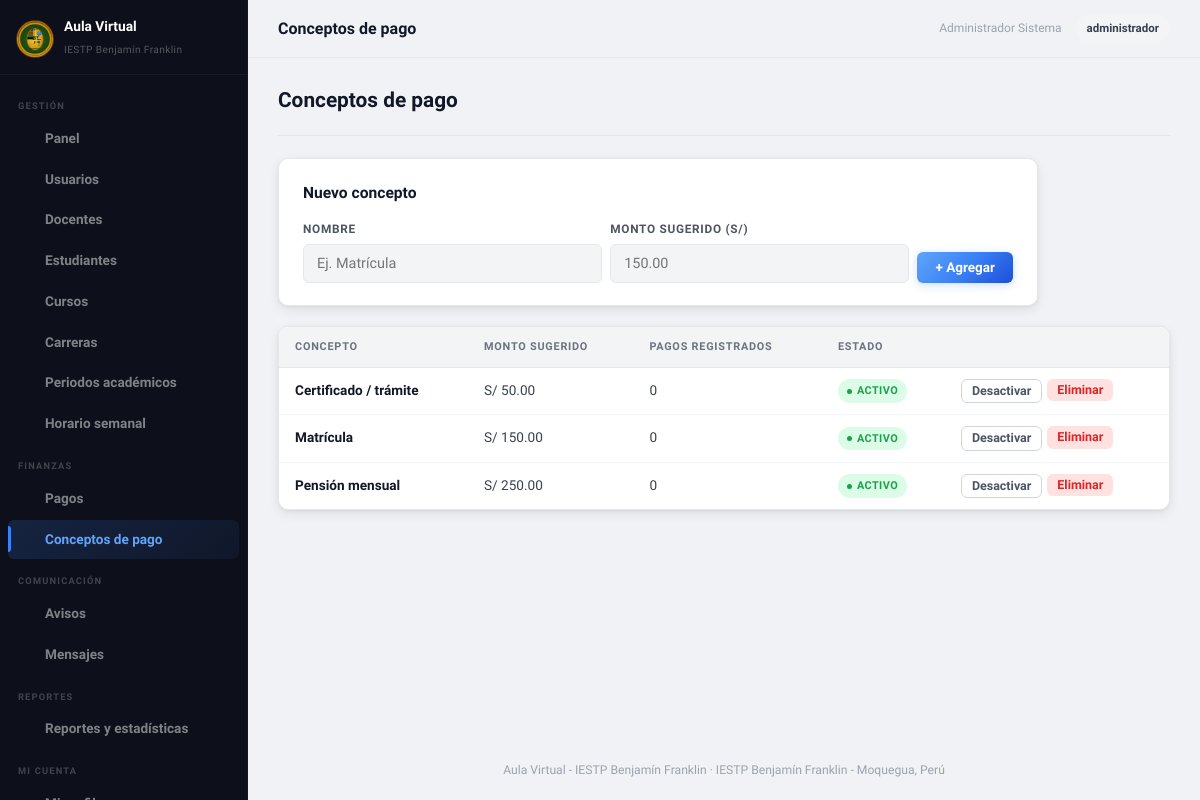
Screenshot of /admin/conceptos_pago.php (signed in) with the database file from the repository.
### tables this page shows
CREATE TABLE IF NOT EXISTS conceptos_pago (
    id INT UNSIGNED AUTO_INCREMENT PRIMARY KEY,
    nombre VARCHAR(150) NOT NULL,
    monto_sugerido DECIMAL(8,2) NULL,
    activo TINYINT(1) NOT NULL DEFAULT 1,
    created_at TIMESTAMP NOT NULL DEFAULT CURRENT_TIMESTAMP,
    UNIQUE KEY uk_concepto_nombre (nombre)
);

### public_html/admin/conceptos_pago.php (the view, shortened to what this page needs)
<?php
require_once __DIR__ . '/../includes/auth.php';
require_once __DIR__ . '/../includes/functions.php';
$conceptos = $pdo->query(
    "SELECT c.*, (SELECT COUNT(*) FROM pagos WHERE concepto_pago_id = c.id) AS total_pagos
     FROM conceptos_pago c ORDER BY c.nombre"
)->fetchAll();
require __DIR__ . '/../includes/header.php';
?>
<div class="av-page-header"><h2>Conceptos de pago</h2></div>
<div class="av-card" style="margin-bottom:20px;max-width:760px">
    <h3>Nuevo concepto</h3>
    <form method="post" class="av-inline-form">
        <div class="av-fg"><label>Nombre</label><input type="text" name="nombre" placeholder="Ej. Matrícula" required></div>
        <div class="av-fg"><label>Monto sugerido (S/)</label><input type="number" name="monto_sugerido" step="0.01" min="0" placeholder="150.00"></div>
        <button type="submit" class="av-btn av-btn--primary">+ Agregar</button>
    </form>
</div>
<div class="av-table-wrap">
    <table class="av-table">
        <thead><tr><th>Concepto</th><th>Monto sugerido</th><th>Pagos registrados</th><th>Estado</th><th></th></tr></thead>
        <tbody>
        <?php foreach ($conceptos as $c): ?>
            <tr>
                <td><strong><?= e($c['nombre']) ?></strong></td>
                <td><?= $c['monto_sugerido'] !== null ? formatSoles($c['monto_sugerido']) : '-' ?></td>
                <td><?= (int) $c['total_pagos'] ?></td>
                <td>
                    <?php if ($c['activo']): ?><span class="av-badge av-badge--green">Activo</span>
                    <?php else: ?><span class="av-badge av-badge--gray">Inactivo</span><?php endif; ?>
                </td>
                <td class="av-td-actions">
                    <form method="post" style="display:inline">
                        <button class="av-btn av-btn--outline av-btn--sm" type="submit"><?= $c['activo'] ? 'Desactivar' : 'Activar' ?></button>
                    </form>
                    <form method="post" style="display:inline" onsubmit="return confirm('¿Eliminar este concepto?');">
                        <button class="av-btn av-btn--danger av-btn--sm" type="submit">Eliminar</button>
                    </form>
                </td>
            </tr>
        <?php endforeach; ?>
        </tbody>
    </table>
</div>
<?php require __DIR__ . '/../includes/footer.php'; ?>

### public_html/assets/css/aula.css (style rules this page uses)
*,*::before,*::after { box-sizing:border-box;margin:0;padding:0 }
html { font-size:16px;scroll-behavior:smooth }
body { font-family:'Plus Jakarta Sans',system-ui,-apple-system,sans-serif;background:#f0f2f5;color:#1c1917;line-height:1.6;overflow-x:hidden }
button { cursor:pointer;border:none;background:none;font-family:inherit }
input,textarea,select { font-family:inherit }
:root { --ag500:#f59e0b;--ag600:#d97706;--ag700:#92400e;--ag900:#78350f; --ag100:#fef3c7;--ag200:#fde68a;--ag300:#fcd34d; --ab500:#3b82f6;--ab600:#2563eb;--ab700:#1d4ed8;--ab900:#0e2370; --ab100:#dbeafe;--ab200:#bfdbfe; --t500:#14b8a6;--t100:#ccfbf1;--t700:#0d9488; --n900:#111827;--n800:#1f2937;--n700:#374151;--n600:#4b5563; --n500:#6b7280;--n400:#9ca3af;--n300:#d1d5db;--n200:#e5e7eb;--n100:#f3f4f6; --white:#fff; --danger:#dc2626;--danger-lt:#fee2e2; --success:#16a34a;--success-lt:#dcfce7; --warning:#d97706;--warning-lt:#fef3c7; --info:#0284c7;--info-lt:#e0f2fe; --sb-bg:#0d0f1a;--sb-w:248px; --sh-sm:0 1px 3px rgba(0,0,0,.06),0 1px 2px rgba(0,0,0,.07); --sh:0 1px 3px rgba(0,0,0,.05),0 4px 12px rgba(0,0,0,.08); --sh-md:0 4px 6px rgba(0,0,0,.05),0 10px 24px rgba(0,0,0,.1); --radius:10px;--radius-sm:6px;--radius-lg:14px }
.av-btn { display:inline-flex;align-items:center;gap:7px;padding:9px 18px;border-radius:var(--radius-sm);font-size:.845rem;font-weight:700;transition:all .15s;white-space:nowrap;line-height:1 }
.av-btn--primary { background:linear-gradient(135deg,#60a5fa,#3b82f6,#1d4ed8);color:#fff;box-shadow:0 2px 10px rgba(59,130,246,.25) }
.av-btn--danger { background:var(--danger-lt);color:var(--danger) }
.av-btn--sm { padding:5px 10px;font-size:.78rem }
.av-btn--outline { background:transparent;color:var(--n600);border:1.5px solid var(--n300) }
.av-page-header { display:flex;align-items:center;flex-wrap:wrap;gap:12px;margin-bottom:22px;padding-bottom:18px;border-bottom:1px solid var(--n200) }
.av-page-header h2 { font-size:1.3rem;font-weight:900;color:var(--n900);flex:1 }
.av-card { background:var(--white);border-radius:var(--radius);padding:22px 24px;box-shadow:var(--sh);border:1px solid var(--n200) }
.av-card h3 { font-size:.975rem;font-weight:800;color:var(--n900);margin-bottom:14px }
.av-fg { margin-bottom:14px }
.av-fg label { font-size:.74rem;font-weight:800;color:var(--n600);display:block;margin-bottom:5px;text-transform:uppercase;letter-spacing:.06em }
.av-fg input,.av-fg textarea,.av-fg select { width:100%;padding:10px 13px;border:1.5px solid var(--n200);border-radius:var(--radius-sm);font-size:.9rem;background:var(--n100);color:var(--n900);transition:border-color .15s,box-shadow .15s,background .15s }
.av-inline-form { display:flex;gap:8px;flex-wrap:wrap;align-items:flex-end }
.av-inline-form .av-fg { margin-bottom:0;flex:1;min-width:140px }
.av-table-wrap { background:var(--white);border-radius:var(--radius);box-shadow:var(--sh);border:1px solid var(--n200);overflow-x:auto }
.av-table { width:100%;border-collapse:collapse;font-size:.85rem }
.av-table thead { background:var(--n100);border-bottom:1.5px solid var(--n200) }
.av-table th { padding:11px 16px;text-align:left;font-size:.68rem;font-weight:800;color:var(--n500);text-transform:uppercase;letter-spacing:.07em;white-space:nowrap }
.av-table tbody tr { border-bottom:1px solid var(--n100);transition:background .12s }
.av-table tbody tr:last-child { border-bottom:none }
.av-table td { padding:11px 16px;color:var(--n700);vertical-align:middle }
.av-table td strong { color:var(--n900);font-weight:700 }
.av-td-actions { display:flex;gap:5px;flex-wrap:wrap }
.av-badge { display:inline-flex;align-items:center;gap:5px;font-size:.68rem;font-weight:700;padding:3px 9px;border-radius:999px;text-transform:uppercase;letter-spacing:.04em }
.av-badge::before { content:'';width:5px;height:5px;border-radius:50%;flex-shrink:0 }
.av-badge--green { background:var(--success-lt);color:var(--success) }
.av-badge--green::before { background:var(--success) }

### rows the page displays
conceptos_pago: nombre "Certificado / trámite", monto_sugerido "S/ 50.00", total_pagos "0", activo "ACTIVO"
conceptos_pago: nombre "Matrícula", monto_sugerido "S/ 150.00", total_pagos "0", activo "ACTIVO"
conceptos_pago: nombre "Pensión mensual", monto_sugerido "S/ 250.00", total_pagos "0", activo "ACTIVO"

### other values shown
$pageTitle "Conceptos de pago"
$user['nombre'] . ' ' . $user['apellidos'] "Administrador Sistema"
$user['rol'] "administrador"
APP_NAME "Aula Virtual - IESTP Benjamín Franklin"
